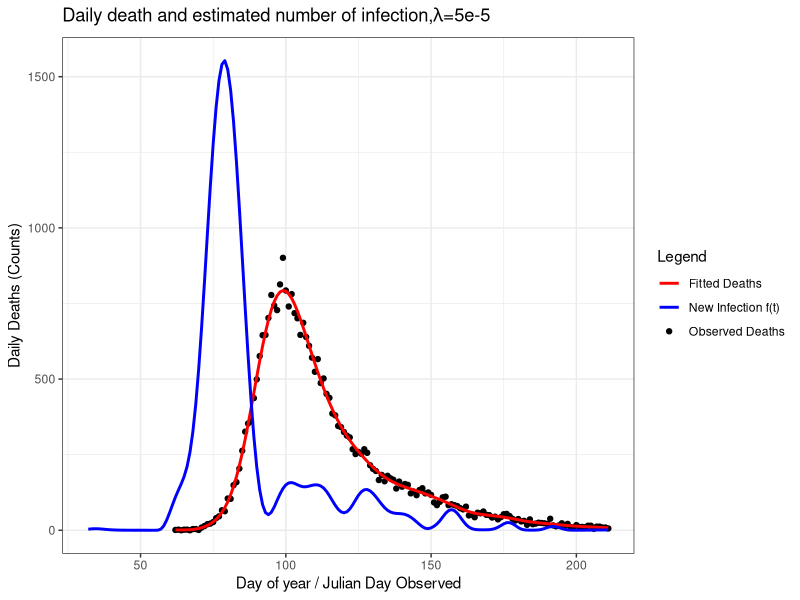
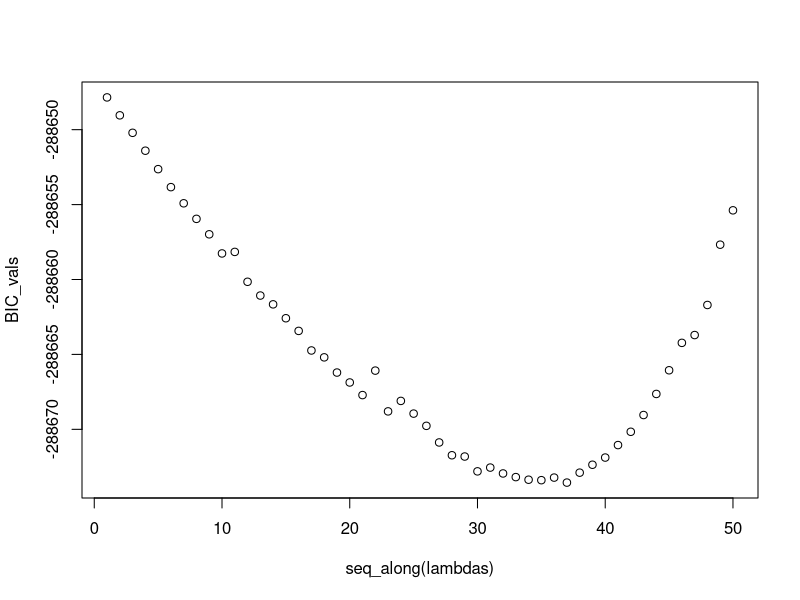
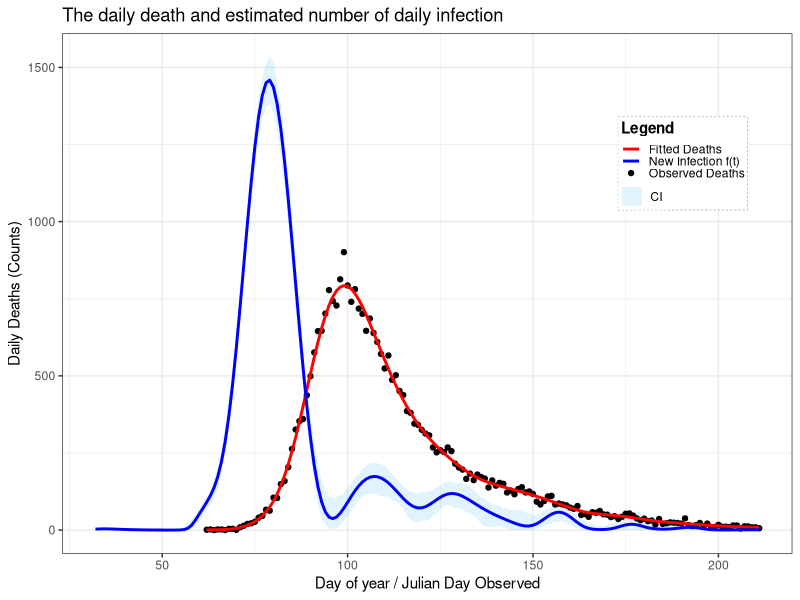

Write R code to recreate these figures, in order.
start <- Sys.time()
##=============== PROJECT 3 - EXTENDED STATISTICAL PROGRAMMING =================

# Group 12 
# Aseel Alghamdi : S2901228
# Fenanda Dwitha Kurniasari : S2744048
# Nurmawiya : S2822251

# Aseel     : Make function to contruct X, X tilde, and S (make_matrice)
#             Make objective function and its derivative
#             Revise and put comment on code
# Fenanda   : Bootstrap Uncertainty
#             Make final plot
#             Revise and put comment on code
# Nurmawiya : Preliminary Sanity Check with initial lambda, making plot
#             Fit the model using BFGS
#             Revise and put comment on code

# Repository Link
# https://github.com/fenandadwithak/Team12/tree/main/Proj3

# ==============================================================================
##                                  OUTLINE
# ==============================================================================
# This script implements a full deconvolution model to infer the daily number
# of new Covid-19 infections in England during 2020 from observed hospital
# death counts. The work follows these steps:
#
# 1. Construct the matrices required for the model: 
#       - X̃ : the B-spline basis matrix used to represent f(t)
#       - X  : the corresponding model matrix for expected deaths, obtained by
#              convolving X̃ with the infection-to-death delay distribution
#       - S  : the second-difference penalty matrix controlling smoothness.
#
# 2. Write functions for the penalised negative log-likelihood and its gradient
#    with respect to γ, where β = exp(γ) ensures positivity. Verify the gradient
#    numerically using finite differences.
#
# 3. Fit the model with a fixed smoothing parameter λ = 5e-5 as an initial
#    diagnostic check, and plot the observed deaths, fitted deaths, and the
#    corresponding infection curve f(t) to confirm sensible behaviour.
#
# 4. Select the smoothing parameter by minimising the Bayesian Information
#    Criterion (BIC). A grid of λ values is explored over log-scale
#    seq(-13, -7, length = 50), and the effective degrees of freedom are
#    computed from the Hessian at each fit.
#
# 5. Quantify uncertainty in the estimated infection curve using
#    non-parametric bootstrap resampling. Bootstrap weights are generated and
#    the model is refitted for 200 iterations to obtain a distribution of f(t).
#
# 6. Produce the final visual outputs: 
#       - observed vs fitted hospital deaths, and 
#       - the estimated infection trajectory f(t) with 95% bootstrap intervals

##===================== Data Preparation & Load library ========================
library(splines) #provides functions for constructing B-spline basis matrices
library(ggplot2) #used later for plotting fitted deaths and infection curves

df <- read.table("engcov.txt", header = TRUE) #load covid-19 deaths datasets
y <- df$nhs #observed deaths on each day
t <- df$julian #corresponding day-of-year in 2020
n <- length(y) #total observation

#probability distribution for the delay from infection to death (1–80 days)
d <- 1:80; edur <- 3.151 #mean (on log-scale) of log-normal delay distribution
sdur <- .469 #sd (on log-scale)
pd <- dlnorm(d, edur, sdur) #unnormalised probabilities
pd <- pd / sum(pd) #normalise to sum to 1

##==================== (1) Construct X, Xtilde, and S ==========================
make_matrices <- function(t, K=80) {
  # Function to construct the matrices required for the deconvolution model:
  #   - Xtilde : B-spline basis for representing f(t)
  #   - X      : model matrix mapping beta to expected deaths (via convolution)
  #   - S      : second-difference penalty matrix for smoothing beta
  #
  # Arguments:
  #   t : vector of observation days (Julian day of 2020)
  #   K : number of B-spline basis functions (default 80)
  #
  # Returns:
  #   A list containing Xtilde, X, and S.
  
  ## ----- Construct Xtilde (spline basis for f(t)) -----
  # Internal knots run from (min death day - 30) to max death day.
  # The subtraction of 30 allows f(t) to include infections up to ~30 days
  # before the first recorded death.
  
  # internal knots: K-2 points spanning the modelling range of f(t)
  internal_knots <- seq(min(t) - 30, max(t), length.out = K - 2)
  step <- diff(internal_knots[2:3]) #calculating space between adjacent knots
  #constructing full knots sequence up to total of K + 4 = 84
  full_knots <- c(internal_knots[1] - step * 3:1, #3 exterior knots before
                  internal_knots, #internal knots
                  internal_knots[length(internal_knots)] + step * 1:3)
                  #3 exterior knots after
  
  #construct matrix X-tilde using splineDesign with 84 knots as defined 
  #before starting from min(t)-30 until max(t) with order of the spline = 4
  Xtilde <- splineDesign(knots=full_knots, 
                         x=(min(t)-30):max(t), 
                         ord=4, # cubic splines
                         outer.ok= TRUE)
  
  # Construct X
  X <- matrix(0, nrow=length(t), ncol=ncol(Xtilde)) # initialize matrix to store
  #for every value in length(t) = 150
  # Execute for each observation of time (1:150)
  for (i in 1:length(t)) {
    j_max <- min(80, 29 + i) ## define upper bound for summation
    for (j in 1:j_max) { ## calculate for each days until death 
      # fill corresponding cells with corresponding element X_tilde and prob 
      # death time function
      X[i,] <- X[i,] + Xtilde[30 + i - j,] * pd[j] 
    }
  }
  
  # Construct S (Penalised Matrix)
  S <- crossprod(diff(diag(ncol(X)), diff=2))
  
  list(Xtilde=Xtilde, X=X, S=S) ## return the output into a list 
}##make_matrices

mats <- make_matrices(t) #construct matrices for the observed days
X <- mats$X ## X
S <- mats$S ## S (second-difference penalty)
Xtilde <- mats$Xtilde ## X tilde

##============= (2) Function Penalised NLL and its Objective Func. =============

# In this part, we define objective function to be optimised. For this case, 
# it's already given that f(t) has possion GLM distribution

# First, we know that (log likehood funct of poisson) formula for poisson 
#        l = ∑[yi.log(μi)−μi−log(yi!)]
#        where  μ = Xβ
#        Also, we drop log(yi!) as it does not depends on parameter
#   
# NLL = - ∑(Xβ−y⋅log(Xβ))[Negative loglikelihood function], where μ = X β and 
#       β=exp(γ). The exponential reparameterisation ensures β>0.
#
# Then, the penalty is applied to β (control smoothness of the function), 
#       P = 0.5λβ'Sβ

# Penalised NLL = NLL + P

# Objective Function
pen_nll <- function(gamma, X, y, S, lambda, weight=1) {
  # Function to compute penalised negative log likehood
  # Input/Argument : (1) Gamma : K-vector of spline coefficients
  #                  (2) y : the deaths on day of the year ti
  #                  (3) S : penalised matrix
  #                  (4) lambda : smoothing parameter
  #                  (5) weight : weight for bootstraping sampled data
  #                      adjusted for more general use in this case
  
  # Output/Return  : single numeric value of pen_nll
  beta <- exp(gamma) # β = exp(γ)
  mu <- as.vector(X %*% beta) # μ = Xβ
  #ll formulae dropping the constant of lgamma(y+1)
  ll <- sum(weight*((y * log(mu)) - mu))
  # likelihood funct of possion dist
  penalty <- 0.5 * lambda * t(beta) %*% (S %*% beta) # penalty
  return(-ll + penalty)
}##pen_nll

# Define Gradient vector of Objective Function/ its derivative vector 
pen_grad <- function(gamma, X, y, S, lambda, weight=1) {
  # Function to compute derivative vector
  # Input/Argument : (1) Gamma : K-vector of spline coefficients
  #                  (2) y : the deaths on day of the year ti
  #                  (3) S : penalised matrix
  #                  (4) lambda : smoothing parameter
  #                  (5) weight : weight for bootstraping sampled data
  #                      adjusted for more general use in this case
  
  beta <- exp(gamma) # β = exp(γ), ensures positivity
  mu <- X %*% beta # μ = Xβ
  F <- t(X) %*% (weight*(y / mu - 1)) # ∂li/∂γj; or F =  diag(yi/µi−1).X.diag(β) 
  grad_ll <- -F * beta # total derivative for all data
  grad_pen <- lambda * (beta * (S %*% beta)) # total gradient for penalty 
  return(as.vector(grad_ll + grad_pen))
}

# Checking the derivative (From SP Notes pg 74)
K <- 80
fd <- gamma0 <- rep(0, K) #start from all zeros
lambda <- 5e-5 
pen_nll0 <- pen_nll(gamma0, X, y, S, lambda) 
eps <- 1e-7
for (i in 1:length(gamma0)) {
  gamma1 <- gamma0; gamma1[i] <- eps
  pen_nll1 <- pen_nll(gamma1,X,y,S,lambda)
  fd[i] <- (pen_nll1 - pen_nll0)/eps
}
range(fd - pen_grad(gamma0, X, y, S, lambda)) ## apx zero, correct gradient

##================ (3) Finding the sane starting values for gamma ===================
gamma0 <- rep(0, K)       # initial values for gamma
lambda <- 5e-5            # fixed smoothing parameter for sanity check

#minimise the penalised negative log-likelihood using BFGS.
#the analytic gradient (pen_grad) is supplied to improve optimisation stability
fit <- optim(
  par     = gamma0,                 # initial gamma
  fn      = pen_nll,                # objective function
  gr      = pen_grad,               # analytic gradient
  method  = "BFGS",                 # efficient for smooth problems
  X=X, y=y, S=S, lambda=lambda
)

beta_hat <- exp(fit$par) #estimated spline coefficients - beta hat
mu_hat <- as.vector(X %*% beta_hat) #fitted deaths - mu hat

# Construct data frames for plotting:
#   deaths_df : observed deaths and fitted deaths
#   infect_df : estimated infection curve f̂(t) = Xtilde*beta hat
deaths_df <- data.frame(day = t, deaths = y, fitted = mu_hat)
infect_df <- data.frame(day = (min(t)-30):max(t),
                        f_hat = as.vector(Xtilde %*% beta_hat))

# Plot the observed deaths, fitted deaths, and estimated infection curve f(t)
windows()
ggplot() +
  geom_point(data = deaths_df,
             aes(x = day, y = deaths, 
                 color = "Observed Deaths"), size=1.5) +
  geom_line(data = deaths_df,
            aes(x = day, y = fitted, 
                color = "Fitted Deaths"), size=1) +
  geom_line(data = infect_df,
            aes(x = day, y = f_hat, 
                color = "New Infection f(t)"), size = 1) +
  labs(
    x = "Day of year / Julian Day Observed",
    y = "Daily Deaths (Counts)",
    title = expression(paste("Daily death and estimated number of infection,",
                             lambda, "=5e-5")),
    color = "Legend"
  ) +
  scale_color_manual(
    values = c(
      "Observed Deaths" = "black",
      "Fitted Deaths" = "red",
      "New Infection f(t)" = "blue"
    )) +
  theme_bw()
gamma2 <- fit$par
##================ (4) Fit the model using BFGS optimization ===================
lambdas <- exp(seq(-13, -7, length=50))
BIC_vals <- numeric(length(lambdas))

for (i in seq_along(lambdas)) {
  fit <- optim(par=gamma2, fn=pen_nll, gr=pen_grad, method="BFGS",
               X=X, y=y, S=S, lambda=lambdas[i])
  beta_hat <- exp(fit$par)
  mu_hat <- as.vector(X %*% beta_hat)
  W <- diag(as.vector(y / mu_hat^2))
  H0 <- t(X) %*% W %*% X
  H_lambda <- H0 + lambdas[i] * S
  EDF <- sum(diag(solve(H_lambda, H0)))
  ll <- sum(y * log(mu_hat) - mu_hat)
  BIC_vals[i] <- -2 * ll + log(length(y)) * EDF
}

#plot BIC against lambda
best_lambda <- lambdas[which.min(BIC_vals)]
windows()
plot(seq_along(lambdas), BIC_vals)
cat("Best lambda:", best_lambda, "\n")

##=============== (5) Non Parametric Bootstrap Uncertainty =====================
# Initialize number of replicate sample
n_bootstrap <- 200 

# Initialize matrix to store bootstrap replicates
mat_boots <- matrix(NA, nrow=nrow(Xtilde), ncol=n_bootstrap)

for (b in 1:n_bootstrap) {
  wb <- tabulate(sample(n, replace=TRUE), n)
  fit_b <- optim(gamma2, 
                 pen_nll, gr=pen_grad, 
                 method="BFGS",
                 y=y, X=X, S=S, 
                 lambda=best_lambda, 
                 weight=wb)
  beta_b <- exp(fit_b$par)
  mat_boots[,b] <- Xtilde %*% beta_b ## estimate number of new infection
}

##=====================(6) Final Plot===========================================

# Estimate the daily new infection rate f(t) with its 95% confidence limits
infect <- data.frame(time_ft=(min(t)-30):max(t), 
                    mean_ft=rowMeans(mat_boots), #estimated mean of f(t)
                    sd_ft=apply(mat_boots,1,sd), #estimated sd of f(t)
                    
                    # apply is used for calculate quantile per row/observed days
                    lb_ft = apply(mat_boots, 1, quantile, probs=0.025),
                    ub_ft = apply(mat_boots, 1, quantile, probs=0.975)
                    )

# Estimate death and observed death
beta_hat <- exp(gamma2) #
mu_hat <- as.vector(X %*% beta_hat) # mean deaths per day (from based fit model)
deaths <- data.frame(day = t, deaths = y, model_fit = mu_hat)

# Final Plot (Bootstrap)
ggplot() +
  ## Add 95% CI to plot
  geom_ribbon(
    data = infect,
    aes(x = time_ft, ymin = lb_ft, ymax = ub_ft, fill = "CI")
  ) +
  ## Add point represents death recorded from nhs data
  geom_point(
    data = deaths,
    aes(x = day, y = deaths, color = "Observed Deaths"),
    size = 1.5
  ) +
  ## Add line represents estimated death
  geom_line(
    data = deaths,
    aes(x = day, y = mu_hat, color = "Fitted Deaths"),
    size = 1
  ) +
  ## Add line represents estimated f(t) based on 200 replicates data
  geom_line(
    data = infect,
    aes(x = time_ft, y = mean_ft, color = "New Infection f(t)"),
    size = 1
  ) +
  ## Add label
  labs(
    x = "Day of year / Julian Day Observed",
    y = "Daily Deaths (Counts)",
    title = "The daily death and estimated number of daily infection",
    color = "Legend",
    fill = "Legend"
  ) +
  ## Add legend for line and points
  scale_color_manual(
    values = c(
      "Observed Deaths" = "black",
      "Fitted Deaths" = "red",
      "New Infection f(t)" = "blue"
    ),
    guide = "legend"
  ) +
  ## Add legend for CI
  scale_fill_manual(
    values = c("CI" = rgb(0.53, 0.81, 0.98, 0.25)),
    guide = "legend"
  ) +
  guides(
    color = guide_legend(
      title = "Legend",
      order = 1,
      override.aes = list(fill = NA)
    ),
    fill = guide_legend(
      title = NULL, ## no titles for CI's legend
      order = 1,
      override.aes = list(
        linetype = 0,
        shape = 22,
        size = 5,
        color = NA,
        fill = rgb(0.53, 0.81, 0.98, 0.25)
      )
    )
  ) +
  theme_bw() +
  # Adjust position
  theme(
    legend.position = c(0.85, 0.75),
    legend.background = element_rect(fill = alpha("white", 0.7), color = NA),
    legend.box.background = element_rect(color = "gray70", linetype = "dotted"),
    legend.title = element_text(face = "bold"),
    legend.key.height = unit(0.4, "lines"),
    legend.key.width  = unit(1, "lines"),
    legend.spacing.y  = unit(0.05, "lines"),
    legend.margin = margin(2, 2, 2, 2)
  )

end <- Sys.time()
end-start
